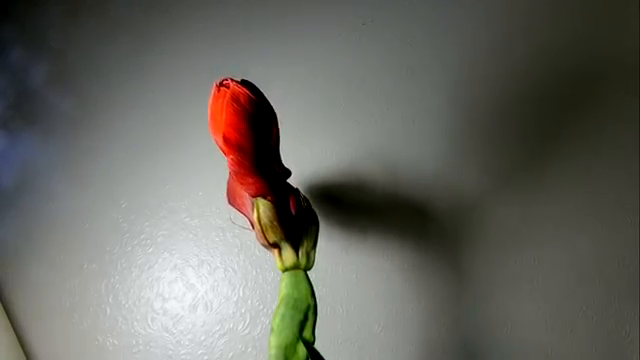
#> input picture frame 78 of openai/image/flower.mp4, 640 x 360 px, given in place of video1.mp4, which was not available
$ python video.py
#> lines starting #> are read from the running program, lines starting #| are printed output that depends on the picture
import cv2
import numpy

cap=cv2.VideoCapture("../image/video1.mp4")


while cap.isOpened():
    ret, frame=cap.read()
#> frame is the input picture: shape (360, 640, 3); mean B, G, R 96.3, 103.2, 103.5
    if ret:
        image=cv2.resize(frame, (600,400))
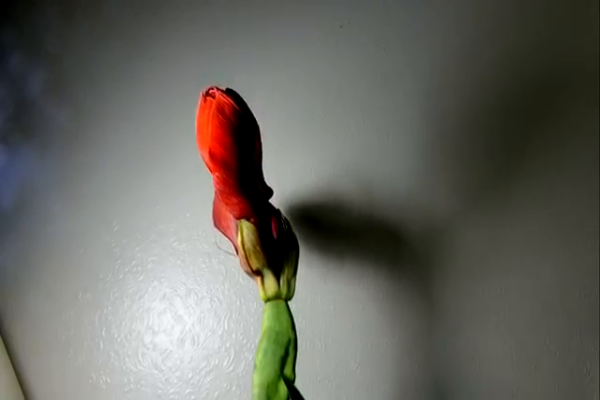
#> image: shape (400, 600, 3); mean B, G, R 96.2, 103.1, 103.4
        cv2.imshow("video", image)
        if cv2.waitKey(23) & 0xff == ord('q'):
#> (key q is pressed here)
            break
    else :
        break

cv2.destroyAllWindows()
cap.release()

$ run again, starting later in the video
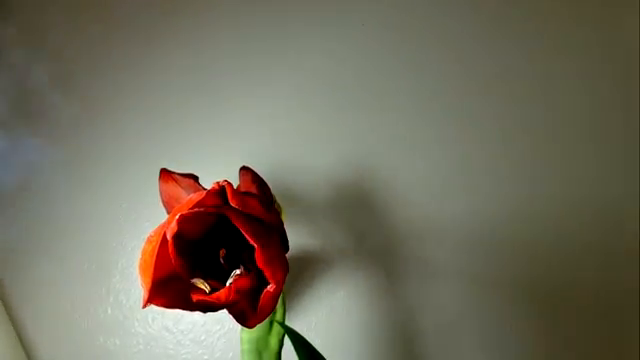
#> input picture frame 353 of openai/image/flower.mp4, 640 x 360 px, given in place of video1.mp4, which was not available
#> frame is the input picture: shape (360, 640, 3); mean B, G, R 92.4, 109.2, 113.2
#> `image=cv2.resize(frame, (600,400))`:
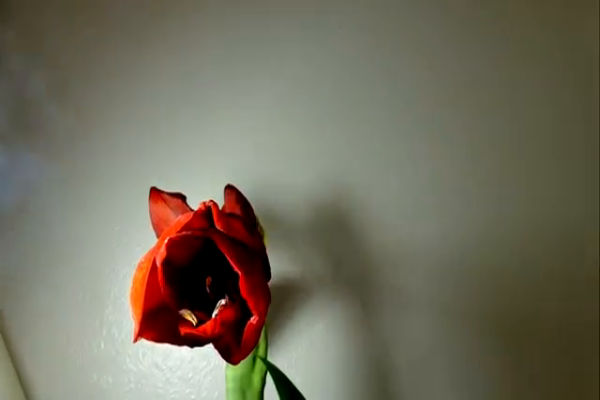
#> image: shape (400, 600, 3); mean B, G, R 92.3, 109.1, 113.1

$ run again, starting later in the video
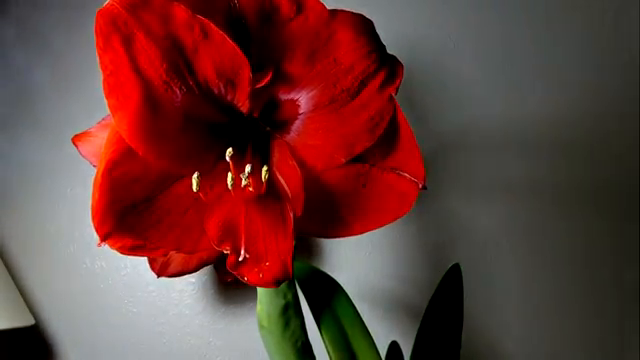
#> input picture frame 628 of openai/image/flower.mp4, 640 x 360 px, given in place of video1.mp4, which was not available
#> frame is the input picture: shape (360, 640, 3); mean B, G, R 56.7, 60.3, 101.2
#> `image=cv2.resize(frame, (600,400))`:
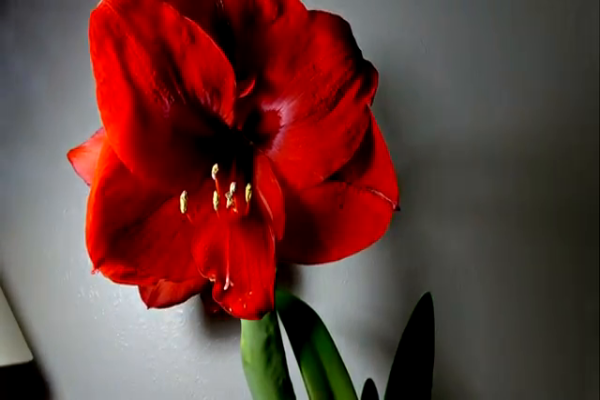
#> image: shape (400, 600, 3); mean B, G, R 56.7, 60.3, 101.1
